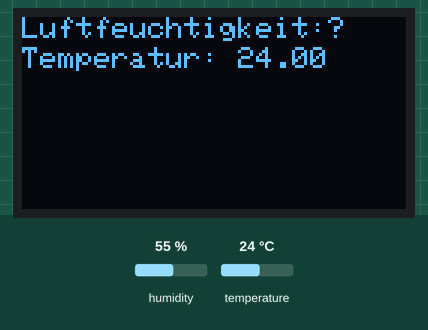
This sketch was run on a simulated Arduino Uno, built with avr-gcc and run on an emulated ATmega328P. Parts: 128×64 one-colour display. The inputs (shaded band) are chosen by the test bench; at power-on: temperature 24 °C, humidity 55 %. The display library's start-up logo is not drawn.

Above: at 2.3 s.
2.4 s: temperature set to 12 °C
At 3.5 s:
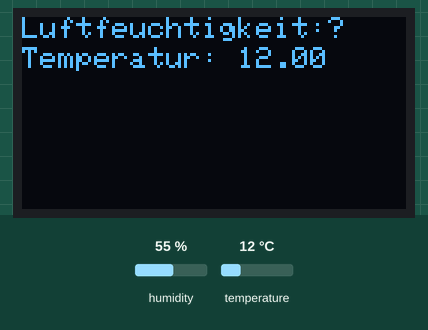
5.2 s: temperature set to 19 °C
8.0 s: temperature set to 28 °C
At 10.1 s:
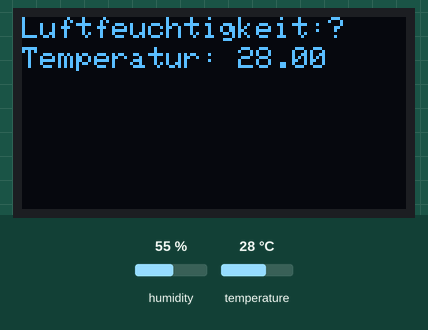
Timing chart, 0 to 11.6 s (numbered marks = the images above; inputs shaded):
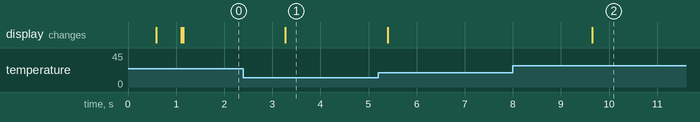

The sketch:

TemperaturOLED.ino
```cpp
#include <DHT.h>
#include <DHT_U.h>

#define DHTPIN 2 //Der Sensor wird an PIN 2 angeschlossen

#define DHTTYPE DHT22
// Es handelt sich um den DHT11 / DHT22 Sensor

DHT dht(DHTPIN, DHTTYPE); //Der Sensor wird ab jetzt mit „dth“ angesprochen


#include <SPI.h>
#include <Wire.h>
#include <Adafruit_GFX.h>
#include <Adafruit_SSD1306.h>

#define SCREEN_WIDTH 128 // OLED display width, in pixels
#define SCREEN_HEIGHT 64 // OLED display height, in pixels

// Declaration for an SSD1306 display connected to I2C (SDA, SCL pins)
#define OLED_RESET     -1 // Reset pin # (or -1 if sharing Arduino reset pin)
Adafruit_SSD1306 display(SCREEN_WIDTH, SCREEN_HEIGHT, &Wire, OLED_RESET);


#define LOGO_HEIGHT   16
#define LOGO_WIDTH    16


void setup() {
  Serial.begin(9600); //Serielle Verbindung starten

  dht.begin(); //DHT11 Sensor starten


if(!display.begin(SSD1306_SWITCHCAPVCC, 0x3C)) {
    Serial.println(F("SSD1306 allocation failed"));
    for(;;); // Don't proceed, loop forever
  }
  display.display();
  delay(500);
  display.clearDisplay();

  display.drawPixel(10, 10, WHITE);

  // Show the display buffer on the screen. You MUST call display() after
  // drawing commands to make them visible on screen!
  display.display();
  delay(500);

  display.clearDisplay();
  display.setTextSize(1);
  display.setTextColor(WHITE);
  display.setCursor(30,25);
  //display.println("Das ist ein");
  //display.setCursor(30,35);
  //display.println("zwei Zeiler");
  display.display();


}

void loop() {


  float Luftfeuchtigkeit = dht.readHumidity(); //die Luftfeuchtigkeit auslesen und unter „Luftfeutchtigkeit“ speichern

  float Temperatur = dht.readTemperature();//die Temperatur auslesen und unter „Temperatur“ speichern


  display.setCursor(00,00);
  display.print("Luftfeuchtigkeit:");
  display.printf("%.1f",Luftfeuchtigkeit);
  display.setCursor(00,10);
  display.print("Temperatur: ");
  display.println(Temperatur);
  display.display();
  delay(500);
  display.clearDisplay();

  /*
   *

  Serial.print("Luftfeuchtigkeit: "); //Im seriellen Monitor den Text und
  Serial.print(Luftfeuchtigkeit); //die Dazugehörigen Werte anzeigen
  Serial.println(" %");
  Serial.print("Temperatur: ");
  Serial.print(Temperatur);
  Serial.println(" Grad Celsius");
*/


}
```

Measured:
- after the input at 2.4 s, the display: changes after 0.87 s (image 1)
- after the input at 8.0 s, the display: changes after 1.7 s (image 2)
